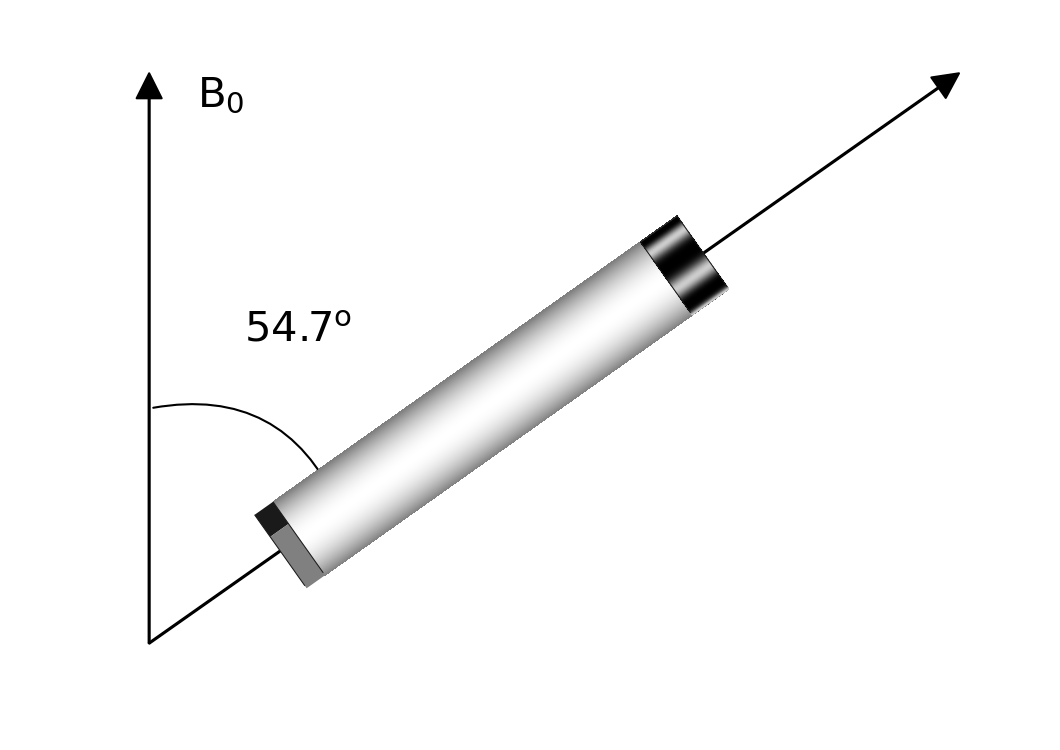

Python code for this plot:
from pathlib import Path
import pulseplot as pplot
from matplotlib.patches import Ellipse

EXAMPLES_DIR = Path(__file__).parent


fig, ax = pplot.subplots(figsize=(5 * 1.414, 5), layout='constrained')
ax.set_ylim(-10, 12)
ax.set_xlim(-10, 12)

rax = ax.rotor(length=3)
ax.annotate("", xytext=(-7, -7), xy=(-7, 10), arrowprops=dict(facecolor="black", width=0.5))
ax.annotate("", xytext=(-7, -7), xy=(10, 10), arrowprops=dict(facecolor="black", width=0.5))

ax.annotate("", xytext=(-7, 0), xy=(-3, -3), arrowprops=dict(facecolor="black", connectionstyle="arc3,rad=-0.4", arrowstyle='-'))

ax.text(-5, 2, r"54.7$^\mathrm{o}$", fontsize=20)
ax.text(-6, 9, r"B$_\mathrm{0}$", fontsize=20)

fig.savefig(EXAMPLES_DIR.joinpath("mas_rotor.png"), dpi=150)
pplot.show()
